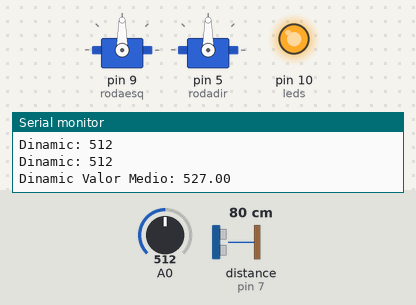
Recording of a sketch running on a simulated Arduino Uno, built with avr-gcc and run on an emulated ATmega328P. On the bench: 2 × servo, output pins drawn as LEDs (lit = HIGH), the last lines printed to the serial monitor. Dashed ring = blinking. Inputs (shaded band) come from the test bench; at power-on: distance to the obstacle (sensor on pin 7) 80 cm, A0 = 512. The echo pulse lasts 58.3 µs per cm.

Above: at 1.2 s.
1.3 s: distance to the obstacle (sensor on pin 7) set to 35 cm
4.3 s: distance to the obstacle (sensor on pin 7) set to 29 cm
At 4.63 s:
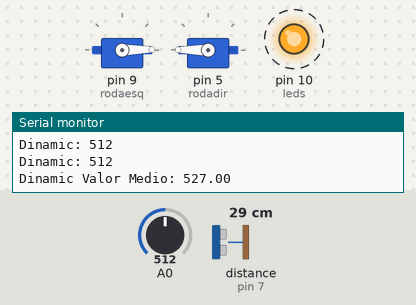
7.3 s: A0 set to 535
At 8.1 s:
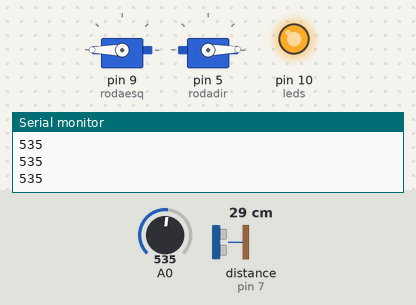
8.8 s: A0 set to 511
At 9.01 s:
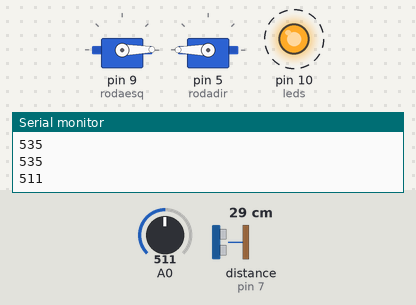
11.8 s: A0 set to 716
At 12.5 s:
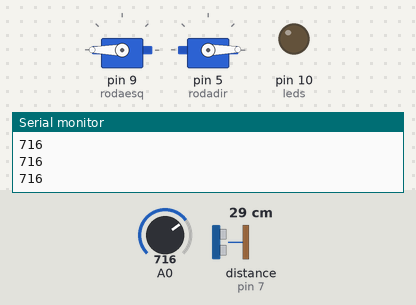
13.3 s: A0 set to 306
At 13.62 s:
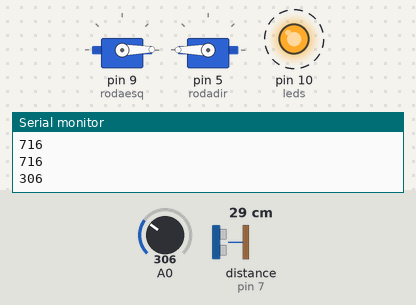
Timing chart, 0 to 17.3 s (numbered marks = the images above; inputs shaded):
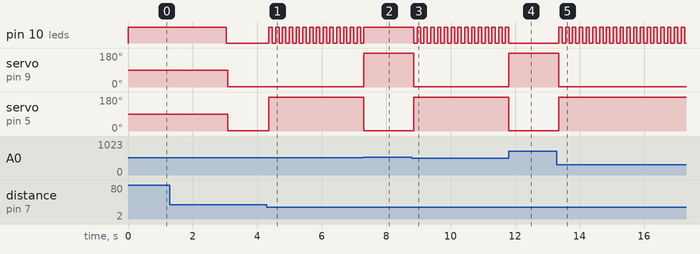

Measured:
- the behaviour switches between 32 and 31 cm on distance to the obstacle (sensor on pin 7) (found by bisection; images 0 and 1)
- the behaviour switches between 527 and 528 on A0 (found by bisection; images 1 and 2)
- after the input at 4.3 s, pin 10 (leds): alternates HIGH for 0.11 s and LOW for 0.11 s, starting after 0.07 s; servo on pin 5 (rodadir): 1° → 180° after 0.07 s
- after the input at 7.3 s, pin 10 (leds): goes on until 7.3 s, then stays HIGH; servo on pin 9 (rodaesq): 1° → 180° at once; servo on pin 5 (rodadir): 180° → 1° at once
- after the input at 8.8 s, pin 10 (leds): alternates HIGH for 0.11 s and LOW for 0.11 s, starting after 0.06 s; servo on pin 9 (rodaesq): 180° → 1° after 0.06 s; servo on pin 5 (rodadir): 1° → 180° after 0.06 s
- after the input at 11.8 s, pin 10 (leds): goes on until 11.8 s, then stays LOW; servo on pin 9 (rodaesq): 1° → 180° at once; servo on pin 5 (rodadir): 180° → 1° at once
- after the input at 13.3 s, pin 10 (leds): alternates HIGH for 0.11 s and LOW for 0.11 s, starting after 0.06 s; servo on pin 9 (rodaesq): 180° → 1° after 0.06 s; servo on pin 5 (rodadir): 1° → 180° after 0.06 s

The sketch:

RoboSumo.ino
```cpp
#include <Servo.h>
#include "Ultrasonic.h"

  /* ------------------ */
 /* Variáveis Globais  */
/* ------------------ */


/*
 *  Ultrasom
 */

Ultrasonic ultrasonic(6,7); //triger/echo

long microsec = 0;
float distanciaCM = 0;
int ULTRA_DIST = 30;


/*
 *  Servo
 */

Servo rodaesq;
Servo rodadir;

int vesq = 90;
int vdir = 90;


/*
 *  Sensor LDR
 */

//Valor lido do Sensor LDR a cada loop
int valorSensor;

//Valor do piso preto obtivo através de calibração automática
float valor_medio_ldr = 0;

//Precisão da Calibração (Quantas vezes ele ler sensor antes de tirar a média)
int CALIB_PRECISION = 6;

//Margem de erro para calcular se valor é borda ou é arena
int CALIB_ERROR_MARGIN = 15;

//Ativa calibração automática
bool calib_auto = true;

//Ativa delay inicial automatico
bool delay_5sec = true;

//Contador da calibração automática
int calib_contador = 0;


/*
 *  Sirene
 */

//Pino dos leds
int leds = 10;

//Estado do pino dos LEDs
int ledState = LOW;

// will store last time LED was updated
long previousMillis = 0;


  /* ------------------ */
 /*    Funções Úteis   */
/* ------------------ */


/* Função para ler Ultrasom */
int ultrassom(){

  //Lendo o sensor
  microsec = ultrasonic.timing();

  //Convertendo a distância em CM
  distanciaCM = ultrasonic.convert(microsec, Ultrasonic::CM);

  delay(50);
  return (distanciaCM);
}


/* Função para acender os leds da Sirene */
void sirene(int interval){

    //Pega o tempo atual em milisegundos
    unsigned long currentMillis = millis();

    //Se já passou tempo definido no intervalo
    if(currentMillis - previousMillis > interval) {

            // save the last time you blinked the LED
            previousMillis = currentMillis;

            // if the LED is off turn it on and vice-versa:
            if (ledState == LOW)
                ledState = HIGH;
            else
                ledState = LOW;

            // set the LED with the ledState of the variable:
            digitalWrite(leds, ledState);
        }
}


/* Função para calibração automática do sensor LDR */
void calibracao_automatica() {

    //Acende os Leds da Sirene
    digitalWrite(leds, HIGH);

    //Ler Sensor
    valorSensor = analogRead(0);
    Serial.print("\nDinamic: ");
    Serial.print(valorSensor);

    //Somar valor lido numa variável
    valor_medio_ldr += (float) valorSensor;

    //Aumenta o contador
    calib_contador = calib_contador + 1;

    //Repete a calibração até que se atinja a precisão esperada
    if(calib_contador >= CALIB_PRECISION) {

        //Desativa o modo de calibração
        calib_auto = false;

        //Tira a média dos valores lidos e armazena na variável final
        valor_medio_ldr = (valor_medio_ldr / CALIB_PRECISION) + CALIB_ERROR_MARGIN;

        Serial.print("\nDinamic Valor Medio: ");
        Serial.print(valor_medio_ldr);

    }
}


/* Função para aguardar o tempo de espera inicial conforme as regras da competição */
void delay_especial(){
    if(delay_5sec) {
           delay(3000);
           delay_5sec = false;
           digitalWrite(leds, LOW);
       }
}


/* Função para ler sensor e detectar se está na borda */
void detectar_borda(){

    //Ler sensor LDR
    valorSensor = analogRead(0);

    //Se detectar borda, entra no while
    while(valorSensor > valor_medio_ldr){

            vesq = 359;
            vdir = 1;
            valorSensor = analogRead(0);
            Serial.println(valorSensor);
            rodaesq.write(vesq);
            rodadir.write(vdir);

        }
}


/* Função para ler ultrassom e detectar o inimigo */
void detectar_inimigo() {

    //Se não detectou inimigo
    if((ultrassom()) > ULTRA_DIST){

        //Desliga sirene
        digitalWrite(leds, LOW);

        //Seta modo de giro do servo
        vdir = 1;
        vesq = 1;

    }

    //Se detectou inimigo
    else{

        //Liga sirene
        sirene(100);

        //Seta modo de andar para frente do servo
        vesq = 1;
        vdir = 359;
    }

}


  /* ------------------ */
 /*   Funções Padrão   */
/* ------------------ */


void setup() {

    rodaesq.attach(9);
    rodadir.attach(5);

    pinMode(leds, OUTPUT);
    Serial.begin(9600);

}


void loop() {

    if(calib_auto)
        calibracao_automatica();

    //Algoritmo de controlamento do robo
    else {

        //Delay único e inicial de acionamento do robo
        delay_especial();

        //Aciona o Servo para mover as rodas
        rodaesq.write(vesq);
        rodadir.write(vdir);

        //Ver se está na borda
        detectar_borda();

        //Ver se detectou inimigo
        detectar_inimigo();

    }

}
```
